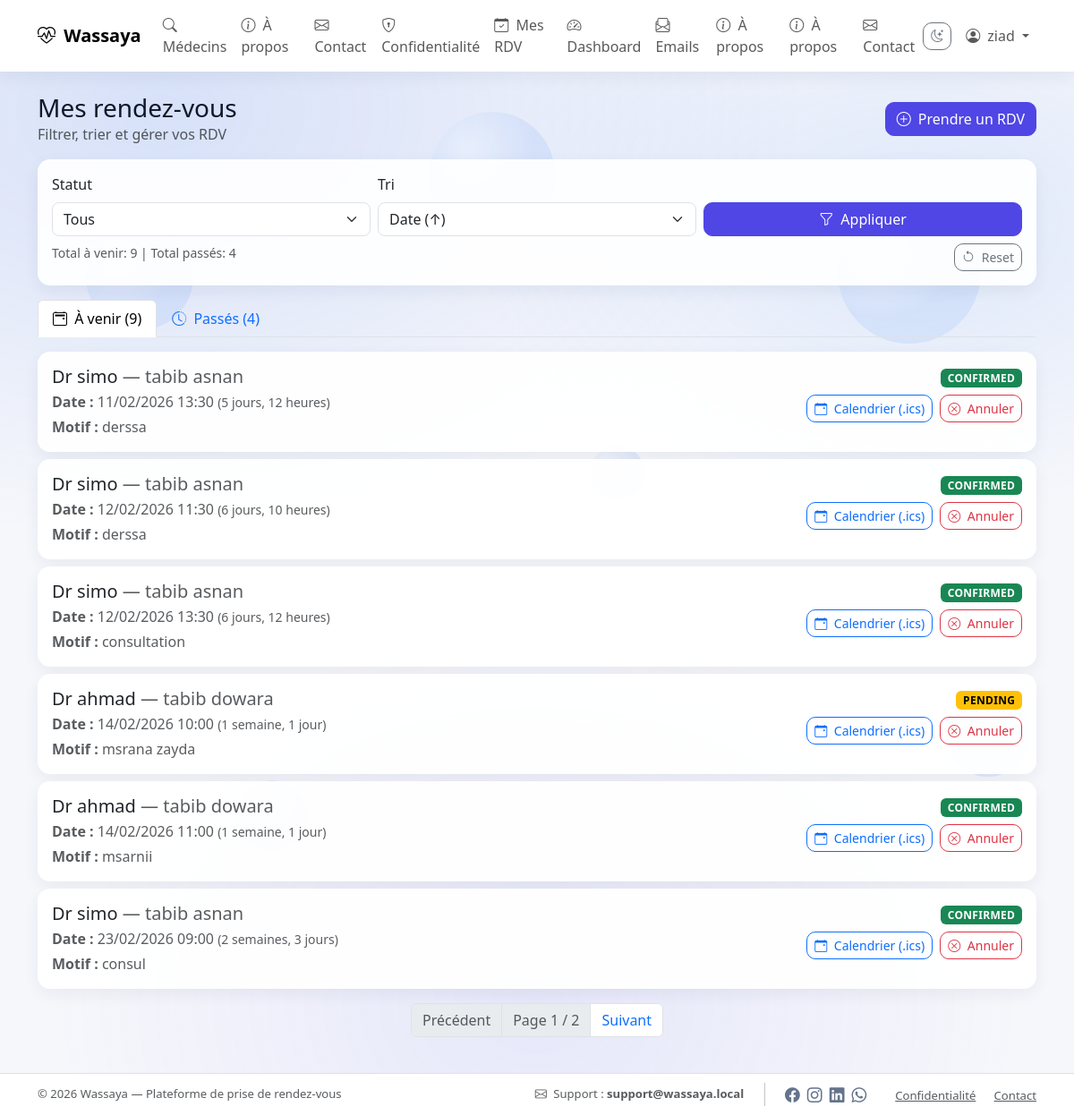
/site/patient/rdv/ (signed in), run on the app's committed database.
### wassaya_users/models.py (models this page shows, shortened)
class User(AbstractUser):
    class Role(models.TextChoices):
        ADMIN = "ADMIN", "Admin"
        DOCTOR = "DOCTOR", "Doctor"
        PATIENT = "PATIENT", "Patient"
    role = models.CharField(
        max_length=20,
        choices=Role.choices,
        default=Role.PATIENT,
    )

### wassaya_rdv/models.py (models this page shows, shortened)
class Appointment(models.Model):
    class Status(models.TextChoices):
        PENDING = "PENDING", "Pending"
        CONFIRMED = "CONFIRMED", "Confirmed"
        REJECTED = "REJECTED", "Rejected"
        CANCELLED = "CANCELLED", "Cancelled"
    doctor = models.ForeignKey(
        DoctorProfile,
        on_delete=models.CASCADE,
        related_name="appointments"
    )
    patient = models.ForeignKey(
        PatientProfile,
        on_delete=models.CASCADE,
        related_name="appointments"
    )
    datetime = models.DateTimeField()                 # EXPL: date/heure du RDV
    reason = models.CharField(max_length=255, blank=True)  # EXPL: motif
    status = models.CharField(
        max_length=20,
        choices=Status.choices,
        default=Status.PENDING
    )
    created_at = models.DateTimeField(auto_now_add=True)   # EXPL: auto date création
    class Meta:
        indexes = [
            models.Index(fields=["doctor", "datetime"]),
            models.Index(fields=["patient", "datetime"]),
        ]
    reminder_24h_sent = models.BooleanField(default=False)
    reminder_1h_sent = models.BooleanField(default=False)

### wassaya_clinic/models.py (models this page shows, shortened)
class DoctorProfile(models.Model):
    user = models.OneToOneField(
        settings.AUTH_USER_MODEL,
        on_delete=models.CASCADE,              # EXPL: si l'user est supprimé, son profil aussi
        related_name="doctor_profile"          # EXPL: accès via user.doctor_profile
    )
    speciality = models.ForeignKey(
        Speciality,
        on_delete=models.SET_NULL,             # EXPL: si spécialité supprimée -> met NULL
        null=True,
        blank=True
    )
    bio = models.TextField(blank=True)         # EXPL: description du docteur
    phone = models.CharField(max_length=30, blank=True)
    fee = models.DecimalField(max_digits=10, decimal_places=2, default=0)  # EXPL: tarif
    is_active = models.BooleanField(default=True)  # EXPL: admin peut désactiver

class Speciality(models.Model):
    name = models.CharField(max_length=120, unique=True)  # EXPL: unique pour éviter doublons

### webui/views.py (the view)
# urls.py: path("site/patient/rdv/", views.patient_rdvs, name="patient_rdvs"),
@login_required
def patient_rdvs(request):
    if request.user.role != "PATIENT":
        return redirect("home_page")
    now = timezone.now()
    tab = (request.GET.get("tab") or "upcoming").strip()  # upcoming | past
    status = (request.GET.get("status") or "").strip()  # "" = tous
    sort = (request.GET.get("sort") or "").strip()  # date_asc | date_desc
    patient_profile, _ = PatientProfile.objects.get_or_create(user=request.user)
    base_qs = Appointment.objects.filter(patient=patient_profile).select_related(
        "doctor__user", "doctor__speciality"
    )
    if status:
        base_qs = base_qs.filter(status=status)
    upcoming_qs = base_qs.filter(datetime__gte=now)
    past_qs = base_qs.filter(datetime__lt=now)
    if sort == "date_desc":
        upcoming_qs = upcoming_qs.order_by("-datetime")
        past_qs = past_qs.order_by("-datetime")
    else:
        upcoming_qs = upcoming_qs.order_by("datetime")
        past_qs = past_qs.order_by("-datetime")  # historique: récent d'abord
    page_up = request.GET.get("page_up")
    page_past = request.GET.get("page_past")
    upcoming_page = Paginator(upcoming_qs, 6).get_page(page_up)
    past_page = Paginator(past_qs, 6).get_page(page_past)
    return render(
        request,
        "webui/patient_rdvs.html",
        {
            "now": now,
            "active_tab": tab,
            "status": status,
            "sort": (sort or "date_asc"),
            "upcoming_page": upcoming_page,
            "past_page": past_page,
        },
    )

### webui/templates/webui/patient_rdvs.html (shortened to what this page needs)
{% extends "webui/base.html" %}
{% block content %}
<div class="d-flex justify-content-between align-items-center mb-3 flex-wrap gap-2">
  <div>
    <h3 class="mb-0">Mes rendez-vous</h3>
    <div class="text-muted">Filtrer, trier et gérer vos RDV</div>
  </div>
  <a class="btn btn-primary" href="/site/doctors/">
    <i class="bi bi-plus-circle me-1"></i> Prendre un RDV
  </a>
</div>
<form method="get" class="card mb-3">
  <div class="card-body">
    <div class="row g-2 align-items-end">
      <div class="col-12 col-md-4">
        <label class="form-label">Statut</label>
        <select name="status" class="form-select">
          <option value="" {% if not status %}selected{% endif %}>Tous</option>
        </select>
      </div>
      <div class="col-12 col-md-4">
        <label class="form-label">Tri</label>
        <select name="sort" class="form-select">
          <option value="date_asc" {% if sort == "date_asc" %}selected{% endif %}>Date (↑)</option>
        </select>
      </div>
      <div class="col-12 col-md-4 d-grid">
        <button class="btn btn-primary" type="submit">
          <i class="bi bi-funnel me-1"></i> Appliquer
        </button>
      </div>
      <div class="col-12 d-flex justify-content-between mt-2">
        <div class="text-muted small">
          Total à venir: {{ upcoming_page.paginator.count }} | Total passés: {{ past_page.paginator.count }}
        </div>
        <a class="btn btn-outline-secondary btn-sm" href="/site/patient/rdv/">
          <i class="bi bi-arrow-counterclockwise me-1"></i> Reset
        </a>
      </div>
    </div>
  </div>
</form>
<ul class="nav nav-tabs mb-3">
  <li class="nav-item">
    <a class="nav-link {% if active_tab == 'upcoming' %}active{% endif %}"
       href="?tab=upcoming&status={{ status }}&sort={{ sort }}">
      <i class="bi bi-calendar2-event me-1"></i> À venir ({{ upcoming_page.paginator.count }})
    </a>
  </li>
  <li class="nav-item">
    <a class="nav-link {% if active_tab == 'past' %}active{% endif %}"
       href="?tab=past&status={{ status }}&sort={{ sort }}">
      <i class="bi bi-clock-history me-1"></i> Passés ({{ past_page.paginator.count }})
    </a>
  </li>
</ul>
{% if active_tab == "upcoming" %}
  {% for r in upcoming_page %}
    <div class="card mb-2">
      <div class="card-body">
        <div class="d-flex flex-column flex-md-row justify-content-between gap-2">
          <div>
            <h5 class="mb-1">
              Dr {{ r.doctor.user.get_full_name|default:r.doctor.user.username }}
              {% if r.doctor.speciality %}
                <span class="text-muted fw-normal">— {{ r.doctor.speciality.name }}</span>
              {% endif %}
            </h5>
            <div class="text-muted">
              <div class="mb-1">
                <b>Date :</b> {{ r.datetime|date:"d/m/Y H:i" }}
                <span class="text-muted small">({{ r.datetime|timeuntil }})</span>
              </div>
              {% if r.reason %}<div><b>Motif :</b> {{ r.reason }}</div>{% endif %}
            </div>
          </div>
          <div class="text-md-end">
            <div class="mb-2">
              {% if r.status == "PENDING" %}
                <span class="badge text-bg-warning">PENDING</span>
              {% elif r.status == "CONFIRMED" %}
                <span class="badge text-bg-success">CONFIRMED</span>
              {% elif r.status == "REJECTED" %}
                <span class="badge text-bg-danger">REJECTED</span>
              {% elif r.status == "CANCELLED" %}
                <span class="badge text-bg-secondary">CANCELLED</span>
              {% else %}
                <span class="badge text-bg-light">{{ r.status }}</span>
              {% endif %}
            </div>
            <div class="d-flex flex-wrap gap-2 justify-content-md-end">
              <a class="btn btn-outline-primary btn-sm" href="/site/rdv/ics/{{ r.id }}/">
                <i class="bi bi-calendar-event me-1"></i> Calendrier (.ics)
              </a>
              {% if r.status == "PENDING" or r.status == "CONFIRMED" %}
                <a class="btn btn-outline-danger btn-sm"
                   href="/site/patient/rdv/cancel/{{ r.id }}/"
                   onclick="return confirm('Annuler ce rendez-vous ?');">
                  <i class="bi bi-x-circle me-1"></i> Annuler
                </a>
              {% endif %}
            </div>
          </div>
        </div>
      </div>
    </div>
  {% empty %}
    <div class="card"><div class="card-body text-muted">Aucun rendez-vous à venir.</div></div>
  {% endfor %}
  {% if upcoming_page.paginator.num_pages > 1 %}
    <nav class="mt-3">
      <ul class="pagination justify-content-center">
        {% if upcoming_page.has_previous %}
          <li class="page-item">
            <a class="page-link"
               href="?tab=upcoming&status={{ status }}&sort={{ sort }}&page_up={{ upcoming_page.previous_page_number }}">
              Précédent
            </a>
          </li>
        {% else %}
          <li class="page-item disabled"><span class="page-link">Précédent</span></li>
        {% endif %}
        <li class="page-item disabled">
          <span class="page-link">Page {{ upcoming_page.number }} / {{ upcoming_page.paginator.num_pages }}</span>
        </li>
        {% if upcoming_page.has_next %}
          <li class="page-item">
            <a class="page-link"
               href="?tab=upcoming&status={{ status }}&sort={{ sort }}&page_up={{ upcoming_page.next_page_number }}">
              Suivant
            </a>
          </li>
        {% else %}
          <li class="page-item disabled"><span class="page-link">Suivant</span></li>
        {% endif %}
      </ul>
    </nav>
  {% endif %}
{% endif %}
{% endblock %}

### webui/templates/webui/base.html (shortened to what this page needs)
{% load static %}
<!doctype html>
<html lang="fr" data-theme="light">
<head>
  <link href="https://cdn.jsdelivr.net/npm/bootstrap@5.3.3/dist/css/bootstrap.min.css" rel="stylesheet">
  <link href="https://cdn.jsdelivr.net/npm/bootstrap-icons@1.11.3/font/bootstrap-icons.min.css" rel="stylesheet">
  <link rel="stylesheet" href="{% static 'webui/css/app.css' %}">
</head>
<body class="d-flex flex-column min-vh-100">
<nav class="navbar navbar-expand-lg bg-white sticky-top">
  <div class="container">
    <a class="navbar-brand fw-semibold" href="{% url 'home_page' %}">
      <i class="bi bi-heart-pulse me-1"></i> Wassaya
    </a>
    <div class="collapse navbar-collapse" id="navMain">
      <ul class="navbar-nav me-auto">
        <li class="nav-item">
          <a class="nav-link" href="{% url 'doctor_list' %}">
            <i class="bi bi-search me-1"></i> Médecins
          </a>
        </li>
        <li class="nav-item">
            <a class="nav-link" href="{% url 'about_page' %}">
              <i class="bi bi-info-circle me-1"></i> À propos
            </a>
          </li>
          <li class="nav-item">
            <a class="nav-link" href="{% url 'contact_page' %}">
              <i class="bi bi-envelope me-1"></i> Contact
            </a>
          </li>
          <li class="nav-item">
            <a class="nav-link" href="{% url 'privacy_page' %}">
              <i class="bi bi-shield-lock me-1"></i> Confidentialité
            </a>
          </li>
        {% if request.user.is_authenticated and request.user.role == "PATIENT" %}
          <li class="nav-item">
            <a class="nav-link" href="{% url 'patient_rdvs' %}">
              <i class="bi bi-calendar-check me-1"></i> Mes RDV
            </a>
          </li>
          <li class="nav-item">
            <a class="nav-link" href="{% url 'patient_dashboard' %}">
              <i class="bi bi-speedometer2 me-1"></i> Dashboard
            </a>
          </li>
          <li class="nav-item">
            <a class="nav-link" href="{% url 'patient_email_logs' %}">
              <i class="bi bi-envelope-paper me-1"></i> Emails
            </a>
          </li>
          <li class="nav-item">
              <a class="nav-link" href="{% url 'about_page' %}">
                <i class="bi bi-info-circle me-1"></i> À propos
              </a>
          </li>
          <li class="nav-item">
            <a class="nav-link" href="{% url 'about_page' %}">
              <i class="bi bi-info-circle me-1"></i> À propos
            </a>
          </li>
          <li class="nav-item">
            <a class="nav-link" href="{% url 'contact_page' %}">
              <i class="bi bi-envelope me-1"></i> Contact
            </a>
          </li>
        {% endif %}
      </ul>
      <ul class="navbar-nav ms-auto align-items-center">
        <li class="nav-item me-2">
          <button class="btn btn-outline-secondary btn-sm" id="themeToggle" type="button" title="Mode sombre">
          </button>
        </li>
        {% if request.user.is_authenticated %}
          <li class="nav-item dropdown">
            <a class="nav-link dropdown-toggle" href="#" role="button" data-bs-toggle="dropdown">
              <i class="bi bi-person-circle me-1"></i> {{ request.user.username }}
            </a>
          </li>
        {% endif %}
      </ul>
    </div>
  </div>
</nav>
<main class="container py-4 flex-grow-1">
  {% block content %}{% endblock %}
</main>
<footer class="py-4 border-top bg-white mt-auto footer-compact">
  <div class="container d-flex flex-column flex-md-row align-items-center justify-content-between gap-2">
    <div class="text-muted small">
      © {% now "Y" %} Wassaya — Plateforme de prise de rendez-vous
    </div>
    <div class="d-flex align-items-center gap-3 flex-wrap justify-content-center">
      <div class="text-muted small">
        <i class="bi bi-envelope me-1"></i> Support :
        <span class="fw-semibold">support@wassaya.local</span>
      </div>
      <div class="d-flex align-items-center gap-2">
        <a class="social" href="#" target="_blank" rel="noopener" aria-label="Facebook" title="Facebook">
          <i class="bi bi-facebook"></i>
        </a>
        <a class="social" href="#" target="_blank" rel="noopener" aria-label="Instagram" title="Instagram">
          <i class="bi bi-instagram"></i>
        </a>
        <a class="social" href="#" target="_blank" rel="noopener" aria-label="LinkedIn" title="LinkedIn">
          <i class="bi bi-linkedin"></i>
        </a>
        <a class="social" href="#" target="_blank" rel="noopener" aria-label="WhatsApp" title="WhatsApp">
          <i class="bi bi-whatsapp"></i>
        </a>
      </div>
      <div class="footer-links ms-3">
        <a class="text-muted small me-3" href="{% url 'privacy_page' %}">Confidentialité</a>
        <a class="text-muted small" href="{% url 'contact_page' %}">Contact</a>
      </div>
    </div>
  </div>
</footer>
</body>
</html>

### webui/static/webui/css/app.css (style rules this page uses)
html, body { height: 100%; }
body { font-family: system-ui, -apple-system, Segoe UI, Roboto, Arial, sans-serif; }
.card { border-radius: 14px; }
.badge { font-weight: 600; letter-spacing: .3px; }
.btn { border-radius: 10px; }
.btn-primary { background-color: #4F46E5; border-color: #4F46E5; }
.form-control, .form-select { border-radius: 8px; }
footer.footer-compact { padding-top: .65rem !important; padding-bottom: .65rem !important; }
footer.footer-compact .small { font-size: .82rem !important; }
footer.footer-compact .footer-links { margin-left: 12px; }
footer.footer-compact a.social i { font-size: 1.05rem !important; }
footer.footer-compact .container { gap: .5rem !important; }

### webui/templates/webui/base.html (style rules this page uses)
:root { --bg: #f6f7fb; --text: #0f172a; --muted: #64748b; --card: rgba(255,255,255,.92); --border: rgba(2,6,23,.10); --shadow: 0 6px 18px rgba(18, 38, 63, .06); --link: #0d6efd; }
body { background: var(--bg); color: var(--text); position: relative; overflow-x: hidden; }
.card { border: 0; box-shadow: var(--shadow); border-radius: 14px; background: var(--card); }
.navbar { box-shadow: var(--shadow); }
.btn { border-radius: 10px; }
footer a.social { color: var(--muted); transition: transform .15s ease, color .15s ease; display: inline-flex; align-items: center; justify-content: center; text-decoration: none; }

### data on the page
User: user.username "ziad"
Appointment: doctor.user.get_full_name "simo", doctor.speciality.name "tabib asnan", datetime "11/02/2026 13:30", datetime "5 jours, 12 heures", reason "derssa", status "CONFIRMED"
Appointment: doctor.user.get_full_name "simo", doctor.speciality.name "tabib asnan", datetime "12/02/2026 11:30", datetime "6 jours, 10 heures", reason "derssa", status "CONFIRMED"
Appointment: doctor.user.get_full_name "simo", doctor.speciality.name "tabib asnan", datetime "12/02/2026 13:30", datetime "6 jours, 12 heures", reason "consultation", status "CONFIRMED"
Appointment: doctor.user.get_full_name "ahmad", doctor.speciality.name "tabib dowara", datetime "14/02/2026 10:00", datetime "1 semaine, 1 jour", reason "msrana zayda", status "PENDING"
Appointment: doctor.user.get_full_name "ahmad", doctor.speciality.name "tabib dowara", datetime "14/02/2026 11:00", datetime "1 semaine, 1 jour", reason "msarnii", status "CONFIRMED"
Appointment: doctor.user.get_full_name "simo", doctor.speciality.name "tabib asnan", datetime "23/02/2026 09:00", datetime "2 semaines, 3 jours", reason "consul", status "CONFIRMED"

### other printed values
{{ upcoming_page.paginator.count }} "9"
{{ past_page.paginator.count }} "4"
{{ upcoming_page.number }} "1"
{{ upcoming_page.paginator.num_pages }} "2"
